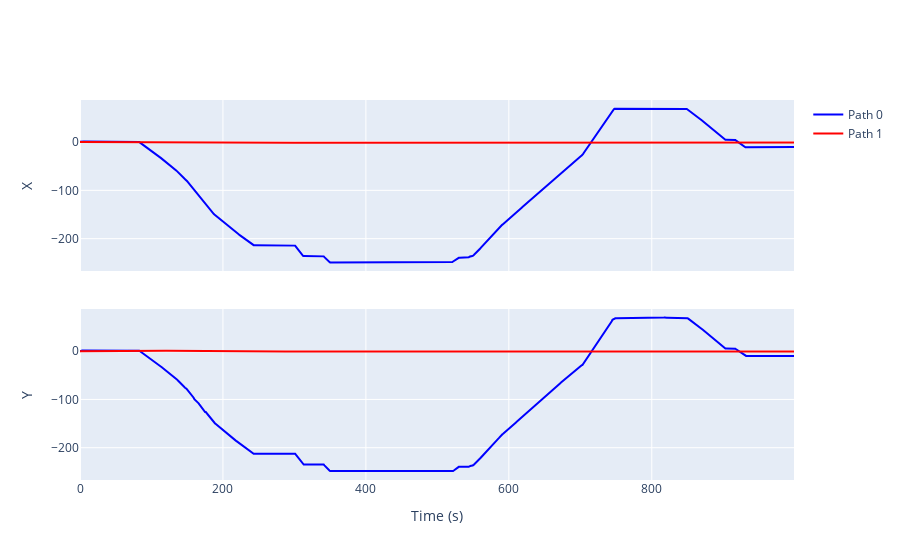

Notebook cell for this chart:
### Code cell
diffs = np.diff(decoded)
cleaned = np.copy(decoded)

for i in range(len(diffs)):
    if np.linalg.norm(diffs[i]) > 1:
        print(f"Shifting by {diffs[i]} ({i})")
        cleaned[i+1:] -= diffs[i]

plot_path(np.arange(num_timesteps), cleaned, path)

### Figure 1 — Plotly figure (JSON) as saved in the notebook; plotly's stock layout.template omitted (floating-point values rounded to 4 significant figures; data arrays with more than 128 entries replaced by an {"elided": "..."} marker saying what was removed)
{"data": [{"marker": {"color": "blue"}, "mode": "lines", "name": "Path 0", "showlegend": true, "type": "scatter", "x": {"elided": "1000 int values"}, "xaxis": "x", "y": {"elided": "1000 float values"}, "yaxis": "y"}, {"marker": {"color": "blue"}, "mode": "lines", "name": "Path 0", "showlegend": false, "type": "scatter", "x": {"elided": "1000 int values"}, "xaxis": "x2", "y": {"elided": "1000 float values"}, "yaxis": "y2"}, {"marker": {"color": "red"}, "mode": "lines", "name": "Path 1", "showlegend": true, "type": "scatter", "x": {"elided": "1000 int values"}, "xaxis": "x", "y": {"elided": "1000 float values"}, "yaxis": "y"}, {"marker": {"color": "red"}, "mode": "lines", "name": "Path 1", "showlegend": false, "type": "scatter", "x": {"elided": "1000 int values"}, "xaxis": "x2", "y": {"elided": "1000 float values"}, "yaxis": "y2"}], "layout": {"xaxis": {"anchor": "y", "domain": [0, 1], "matches": "x2", "showticklabels": false}, "xaxis2": {"anchor": "y2", "domain": [0, 1], "title": {"text": "Time (s)"}}, "yaxis": {"anchor": "x", "domain": [0.55, 1], "title": {"text": "X"}}, "yaxis2": {"anchor": "x2", "domain": [0, 0.45], "title": {"text": "Y"}}}}
